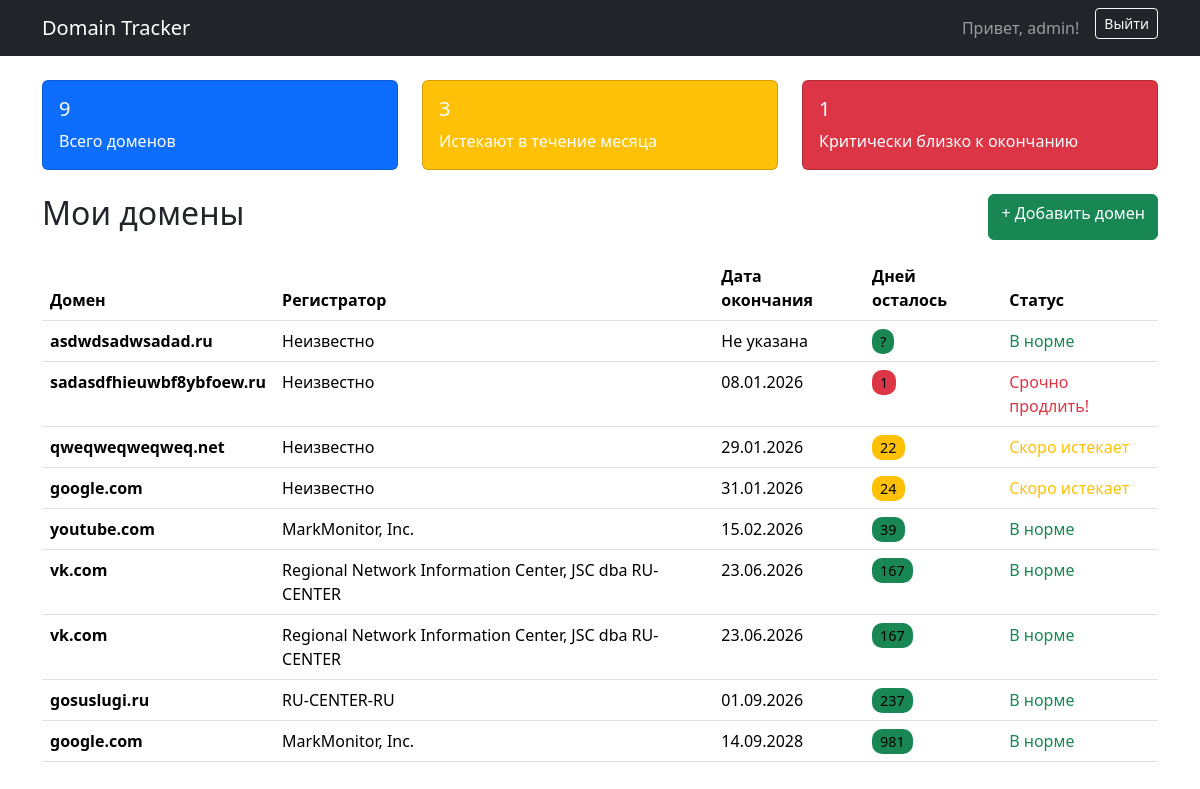
The app's page / (signed in) with its own data.
### domains/models.py (models this page shows, shortened)
class Domain(models.Model):
    user = models.ForeignKey(User, on_delete=models.CASCADE, related_name='domains')
    name = models.CharField(max_length=255, verbose_name="Доменное имя")
    expiration_date = models.DateField(verbose_name="Дата окончания", null=True, blank=True)
    registrar = models.CharField(max_length=255, verbose_name="Регистратор", blank=True)
    days_left = models.IntegerField(verbose_name="Дней до окончания", null=True, blank=True)
    created_at = models.DateTimeField(auto_now_add=True)
    updated_at = models.DateTimeField(auto_now=True)
    class Meta:
        ordering = ['days_left']
    def update_days_left(self):
        if self.expiration_date:
            self.days_left = (self.expiration_date - timezone.now().date()).days
            self.save()

### domains/views.py (the view)
# urls.py: path('', views.domain_list, name='domain_list'),
@login_required
def domain_list(request):
    domains = Domain.objects.filter(user=request.user)
    for domain in domains:
        domain.update_days_left()
    domains = domains.order_by('days_left')
    stats = {
        'total': domains.count(),
        'expiring_soon': domains.filter(days_left__lte=30).count(),
        'critical': domains.filter(days_left__lte=7).count(),
    }
    return render(request, 'domains/list.html', {
        'domains': domains,
        'stats': stats
    })

### domains/templates/domains/list.html (shortened to what this page needs)
{% extends 'base.html' %}
{% load django_bootstrap5 %}
{% block content %}
<div class="row mb-4">
    <div class="col-md-4">
        <div class="card text-white bg-primary">
            <div class="card-body">
                <h5 class="card-title">{{ stats.total }}</h5>
                <p class="card-text">Всего доменов</p>
            </div>
        </div>
    </div>
    <div class="col-md-4">
        <div class="card text-white bg-warning">
            <div class="card-body">
                <h5 class="card-title">{{ stats.expiring_soon }}</h5>
                <p class="card-text">Истекают в течение месяца</p>
            </div>
        </div>
    </div>
    <div class="col-md-4">
        <div class="card text-white bg-danger">
            <div class="card-body">
                <h5 class="card-title">{{ stats.critical }}</h5>
                <p class="card-text">Критически близко к окончанию</p>
            </div>
        </div>
    </div>
</div>
<div class="d-flex justify-content-between mb-3">
    <h2>Мои домены</h2>
    <a href="{% url 'add_domain' %}" class="btn btn-success">+ Добавить домен</a>
</div>
<table class="table table-hover">
    <thead>
        <tr>
            <th>Домен</th>
            <th>Регистратор</th>
            <th>Дата окончания</th>
            <th>Дней осталось</th>
            <th>Статус</th>
        </tr>
    </thead>
    <tbody>
        {% for domain in domains %}
        <tr class="{% if domain.days_left <= 7 %}domain-critical
                   {% elif domain.days_left <= 30 %}domain-warning
                   {% else %}domain-ok{% endif %}">
            <td><strong>{{ domain.name }}</strong></td>
            <td>{{ domain.registrar|default:"Неизвестно" }}</td>
            <td>{{ domain.expiration_date|date:"d.m.Y"|default:"Не указана" }}</td>
            <td>
                <span class="days-badge
                    {% if domain.days_left <= 7 %}bg-danger
                    {% elif domain.days_left <= 30 %}bg-warning
                    {% else %}bg-success{% endif %}">
                    {{ domain.days_left|default:"?" }}
                </span>
            </td>
            <td>
                {% if domain.days_left <= 7 %}
                <span class="text-danger">Срочно продлить!</span>
                {% elif domain.days_left <= 30 %}
                <span class="text-warning">Скоро истекает</span>
                {% else %}
                <span class="text-success">В норме</span>
                {% endif %}
            </td>
        </tr>
        {% empty %}
        <tr>
            <td colspan="5" class="text-center">У вас пока нет добавленных доменов</td>
        </tr>
        {% endfor %}
    </tbody>
</table>
{% endblock %}

### domains/templates/base.html (shortened to what this page needs)
<!DOCTYPE html>
<html lang="ru">
<head>
    {% load django_bootstrap5 %}
    {% bootstrap_css %}
</head>
<body>
    <nav class="navbar navbar-expand-lg navbar-dark bg-dark">
    <div class="container">
        <a class="navbar-brand" href="{% url 'domain_list' %}">Domain Tracker</a>
        <div class="navbar-nav ms-auto">
            {% if user.is_authenticated %}
                <span class="navbar-text me-3">Привет, {{ user.username }}!</span>
                <form method="post" action="{% url 'logout' %}" class="d-inline">
                    <button type="submit" class="btn btn-outline-light btn-sm">Выйти</button>
                </form>
            {% else %}
                <a href="{% url 'login' %}" class="btn btn-outline-light btn-sm">Войти</a>
            {% endif %}
        </div>
    </div>
</nav>
    <div class="container mt-4">
        {% block content %}{% endblock %}
    </div>
</body>
</html>

### domains/templates/base.html (style rules this page uses)
.domain-critical { background-color: #f8d7da; }
.domain-warning { background-color: #fff3cd; }
.domain-ok { background-color: #d1e7dd; }
.days-badge { font-size: 0.9em; padding: 3px 8px; border-radius: 10px; }

### records on screen
Domain: name "asdwdsadwsadad.ru", registrar "Неизвестно", expiration_date "Не указана", days_left "?", shows "В норме"
Domain: name "sadasdfhieuwbf8ybfoew.ru", registrar "Неизвестно", expiration_date "08.01.2026", days_left "1", shows "Срочно продлить!"
Domain: name "qweqweqweqweq.net", registrar "Неизвестно", expiration_date "29.01.2026", days_left "22", shows "Скоро истекает"
Domain: name "google.com", registrar "Неизвестно", expiration_date "31.01.2026", days_left "24", shows "Скоро истекает"
Domain: name "youtube.com", registrar "MarkMonitor, Inc.", expiration_date "15.02.2026", days_left "39", shows "В норме"
Domain: name "vk.com", registrar "Regional Network Information Center, JSC dba RU-CENTER", expiration_date "23.06.2026", days_left "167", shows "В норме"
Domain: name "vk.com", registrar "Regional Network Information Center, JSC dba RU-CENTER", expiration_date "23.06.2026", days_left "167", shows "В норме"
Domain: name "gosuslugi.ru", registrar "RU-CENTER-RU", expiration_date "01.09.2026", days_left "237", shows "В норме"
Domain: name "google.com", registrar "MarkMonitor, Inc.", expiration_date "14.09.2028", days_left "981", shows "В норме"

### other values on screen
{{ user.username }} "admin"
{{ stats.total }} "9"
{{ stats.expiring_soon }} "3"
{{ stats.critical }} "1"
